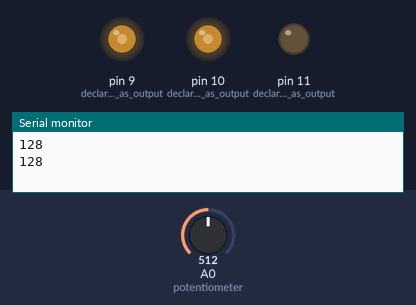
Simulated run of this sketch. Board: Arduino Uno, built with avr-gcc and run on an emulated ATmega328P. Shown: output pins drawn as LEDs (lit = HIGH), the last lines printed to the serial monitor. Inputs (shaded band) come from the test bench; at power-on: A0 (potentiometer) = 512.

Above: at 1.8 s.
1.9 s: A0 (potentiometer) set to 716
At 2.8 s:
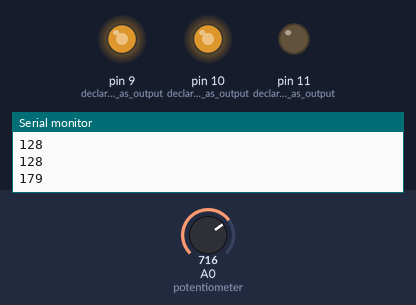
3.5 s: A0 (potentiometer) set to 900
At 4.3 s:
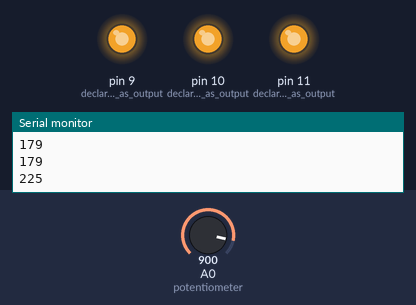
5.5 s: A0 (potentiometer) set to 306
At 7.1 s:
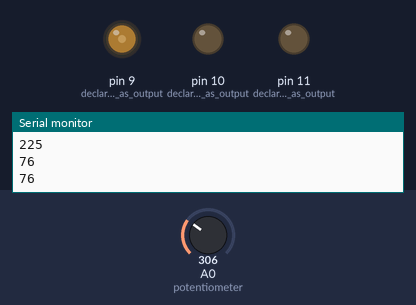
7.5 s: A0 (potentiometer) set to 190
At 8.6 s:
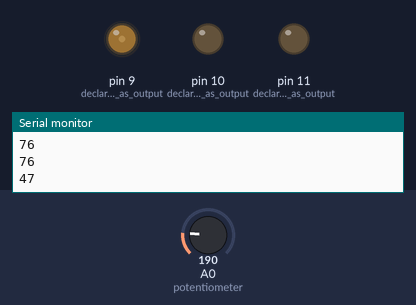
9.5 s: A0 (potentiometer) set to 0
At 11.4 s:
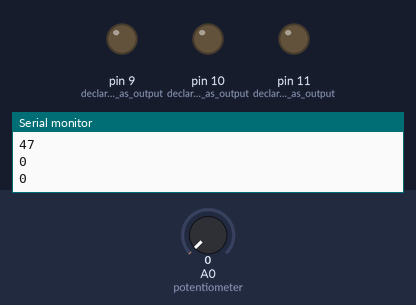
Timing chart, 0 to 12.5 s (numbered marks = the images above; inputs shaded):
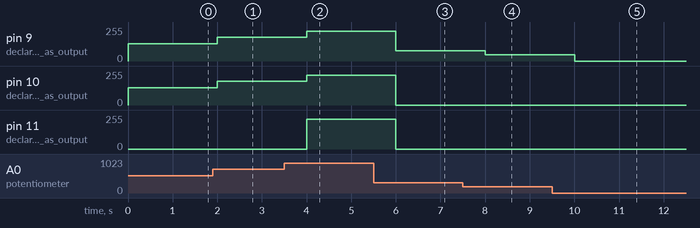

The sketch:

Lesson4_DimmerSwitch_RunningLEDs040825.ino
```cpp
int readValue = 0;
int writeValue = 0;

void setup() {
  pinMode(9, OUTPUT);   // declare LED1 as output
  pinMode(10, OUTPUT);  // declare LED2 as output
  pinMode(11, OUTPUT);  // declare LED3 as output
  Serial.begin(9600);
}

void loop() {
  readValue = analogRead(A0);  // store the value from the potentiometer
  writeValue = readValue / 4;  // divide the readValue by 4 and store as the writeValue

  if (writeValue >= 0 && writeValue <= 100) {
    analogWrite(9, writeValue);  // turn on LED1
    analogWrite(10,0);
    analogWrite(11,0);
  } else if (writeValue >= 101 && writeValue <= 200) {
    analogWrite(9, writeValue);
    analogWrite(10, writeValue);
    analogWrite(11,0);
  } else if (writeValue > 200) {
    analogWrite(9, writeValue);
    analogWrite(10, writeValue);
    analogWrite(11, writeValue);

  }

  Serial.println(writeValue);
  delay(1000);
}
```

Measured:
- after the input at 1.9 s, pin 9 (declare_LED1_as_output), pin 10 (declare_LED2_as_output): 128/255 → 179/255 after 0.10 s
- after the input at 3.5 s, pin 9 (declare_LED1_as_output), pin 10 (declare_LED2_as_output): 179/255 → 225/255 after 0.50 s; pin 11 (declare_LED3_as_output): 0/255 → 225/255 after 0.50 s
- after the input at 5.5 s, pin 9 (declare_LED1_as_output): 225/255 → 76/255 after 0.50 s; pin 10 (declare_LED2_as_output), pin 11 (declare_LED3_as_output): 225/255 → 0/255 after 0.50 s
- after the input at 7.5 s, pin 9 (declare_LED1_as_output): 76/255 → 47/255 after 0.50 s
- after the input at 9.5 s, pin 9 (declare_LED1_as_output): 47/255 → 0/255 after 0.50 s
